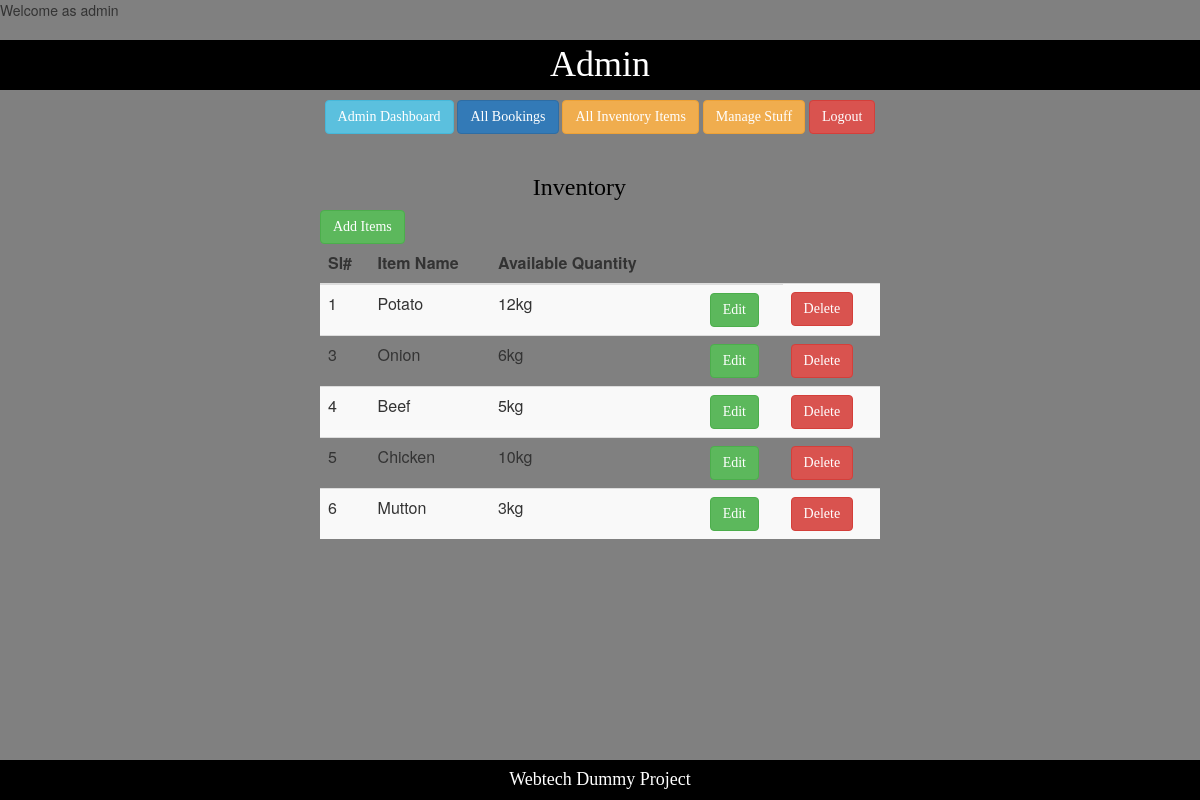
The app's page /allgroceries.php (signed in) with its own data.
### tables this page shows
CREATE TABLE `groceries` (
  `id` int(4) NOT NULL,
  `name` varchar(15) NOT NULL,
  `quantity` varchar(6) NOT NULL
);

### models/db_connect.php (called while the page is built, shortened)
<?php
	$servername = "localhost";
	$db_username="root";
	$db_password="";
	$db_name="p_inventory";
	function getArray($query){
		global $servername, $db_username, $db_password,$db_name;
		$conn = mysqli_connect($servername,$db_username,$db_password,$db_name);
		$result = mysqli_query($conn,$query);
		$data = array();
		while($row = mysqli_fetch_assoc($result)){
			$data[] = $row;
		}
		return $data;
	}
?>

### controllers/GroceryController.php (called while the page is built, shortened)
<?php
	require_once 'models/db_connect.php';
	function getAllGrocery(){
		$query = "SELECT * FROM groceries";
		$groceries = getArray($query);
		return $groceries;
	}
?>

### allgroceries.php (the view, shortened to what this page needs)
<?php
	if($_SESSION["user"]==true){
		echo "Welcome as"." ".$_SESSION["user"];
	}
	else{
		header('location:index.php');
	}
	include 'admin_header.php';
	require_once 'controllers/GroceryController.php';
	$groceries = getAllGrocery();
?>
<div class="center">
<h3 class="text" style="margin-left:38%">Inventory</h3>
	<a  href="addgrocery.php" input type="submit" position="inherit" class="btn btn-success" >Add Items</a>
	<table class="table table-striped">
		<thead>
			<th>Sl#</th>
			<th>Item Name</th>
			<th> Available Quantity </th>
			<th></th>
			<th></th>
		</thead>
		<tbody>
			<?php
				foreach($groceries as $grocery){
					echo "<tr>";
					echo "<td>".$grocery["id"]."</td>";
					echo "<td>".$grocery["name"]."</td>";
					echo "<td>".$grocery["quantity"]."</td>";
					echo "<td></td>";
					echo '<td><a href="editgrocery.php?id='.$grocery["id"].'" class="btn btn-success">Edit</a></td>';
					echo '<td><a href="allgroceries.php?deleteId='.$grocery["id"].'" class="btn btn-danger">Delete</a></td>';
					echo "</tr>";
				}
			?>
		</tbody>
	</table>
</div>
<?php include 'admin_footer.php';?>

### admin_header.php (shortened to what this page needs)
<html>
	<head>
		<link rel="stylesheet" href="https://maxcdn.bootstrapcdn.com/bootstrap/3.3.7/css/bootstrap.min.css">
		<link rel="stylesheet" href="styles/mystyle.css">
	</head>
	<body>
		<div class="text-center">
			<h1 class="header">Admin</h1>
		</div>
		<div class="text-center">
			<a href="adashboard.php" class="btn btn-info">Admin Dashboard</a>
			<a href="tbookings.php" class="btn btn-primary">All Bookings</a>
			<a href="allgroceries.php" class="btn btn-warning">All Inventory Items</a>
			<a href="allstuff.php" class="btn btn-warning">Manage Stuff</a>
			<a href="logout.php" class="btn btn-danger">Logout</a>
		</div>

### admin_footer.php
		<footer class="footer">
			<h4>Webtech Dummy Project</h4>
		</footer>
	</body>
</html>

### styles/mystyle.css (style rules this page uses)
body { background-color:grey; padding:0px; }
.text { font-family:consolas; color:black; }
.footer { position:fixed; left:0; bottom:0; width: 100%; background-color: black; color: white; text-align: center; font-family:consolas; }
.header { position:relative; left:0; top:0; width: 100%; background-color: black; color: white; text-align: center; font-family:consolas; padding:5px; }
.center { margin: 0 auto; width:50% ; padding:20px; }
.btn { font-family:consolas; }

### records on screen
groceries: id "1", name "Potato", quantity "12kg"
groceries: id "3", name "Onion", quantity "6kg"
groceries: id "4", name "Beef", quantity "5kg"
groceries: id "5", name "Chicken", quantity "10kg"
groceries: id "6", name "Mutton", quantity "3kg"

### other values on screen
$_SESSION["user"] "admin"
